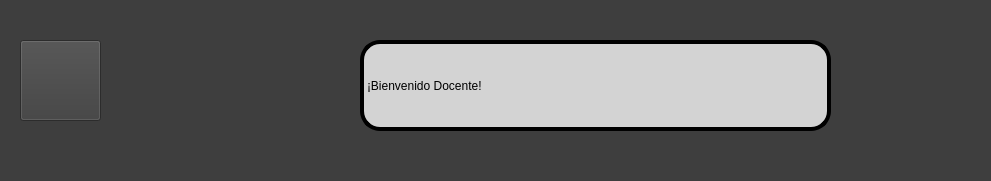
   <widget class="QWidget" name="header_widget" native="true">
    <property name="geometry">
     <rect>
      <x>290</x>
      <y>0</y>
      <width>991</width>
      <height>181</height>
     </rect>
    </property>
    <property name="styleSheet">
     <string notr="true">QWidget{
	background-color: rgb(62, 62, 62);
}</string>
    </property>
    <widget class="QLabel" name="label">
     <property name="geometry">
      <rect>
       <x>360</x>
       <y>40</y>
       <width>471</width>
       <height>91</height>
      </rect>
     </property>
     <property name="styleSheet">
      <string notr="true">border: 4px solid black;
border-radius: 20px;
background-color: rgb(211, 211, 211);
font: 25pt &quot;Holy Friday&quot;;
color:black;

</string>
     </property>
     <property name="text">
      <string>¡Bienvenido Docente!</string>
     </property>
    </widget>
    <widget class="QPushButton" name="pushButton_20">
     <property name="geometry">
      <rect>
       <x>850</x>
       <y>40</y>
       <width>81</width>
       <height>101</height>
      </rect>
     </property>
     <property name="styleSheet">
      <string notr="true">border-radius:15px;
alternate-background-color: rgb(13, 13, 13);</string>
     </property>
     <property name="text">
      <string/>
     </property>
     <property name="icon">
      <iconset resource="../imagenes/Recursos.qrc">
       <normaloff>:/Principal/profile.png</normaloff>:/Principal/profile.png</iconset>
     </property>
     <property name="iconSize">
      <size>
       <width>70</width>
       <height>70</height>
      </size>
     </property>
    </widget>
    <widget class="QPushButton" name="pushButton_11">
     <property name="geometry">
      <rect>
       <x>20</x>
       <y>40</y>
       <width>81</width>
       <height>81</height>
      </rect>
     </property>
     <property name="styleSheet">
      <string notr="true">border-radius:15px;

QPushButton {
    border-radius: 15px;
    font: 12pt &quot;Holy Friday&quot;;
    padding-left: 0px; 
}

QPushButton:checked {
    background-color: white;
    border-radius: 3px;
}</string>
     </property>
     <property name="text">
      <string/>
     </property>
     <property name="icon">
      <iconset resource="../imagenes/Recursos.qrc">
       <normaloff>:/Principal/menu (1).png</normaloff>:/Principal/menu (1).png</iconset>
     </property>
     <property name="iconSize">
      <size>
       <width>60</width>
       <height>60</height>
      </size>
     </property>
     <property name="checkable">
      <bool>true</bool>
     </property>
     <property name="checked">
      <bool>false</bool>
     </property>
     <property name="autoRepeat">
      <bool>false</bool>
     </property>
     <property name="autoExclusive">
      <bool>false</bool>
     </property>
    </widget>
   </widget>
